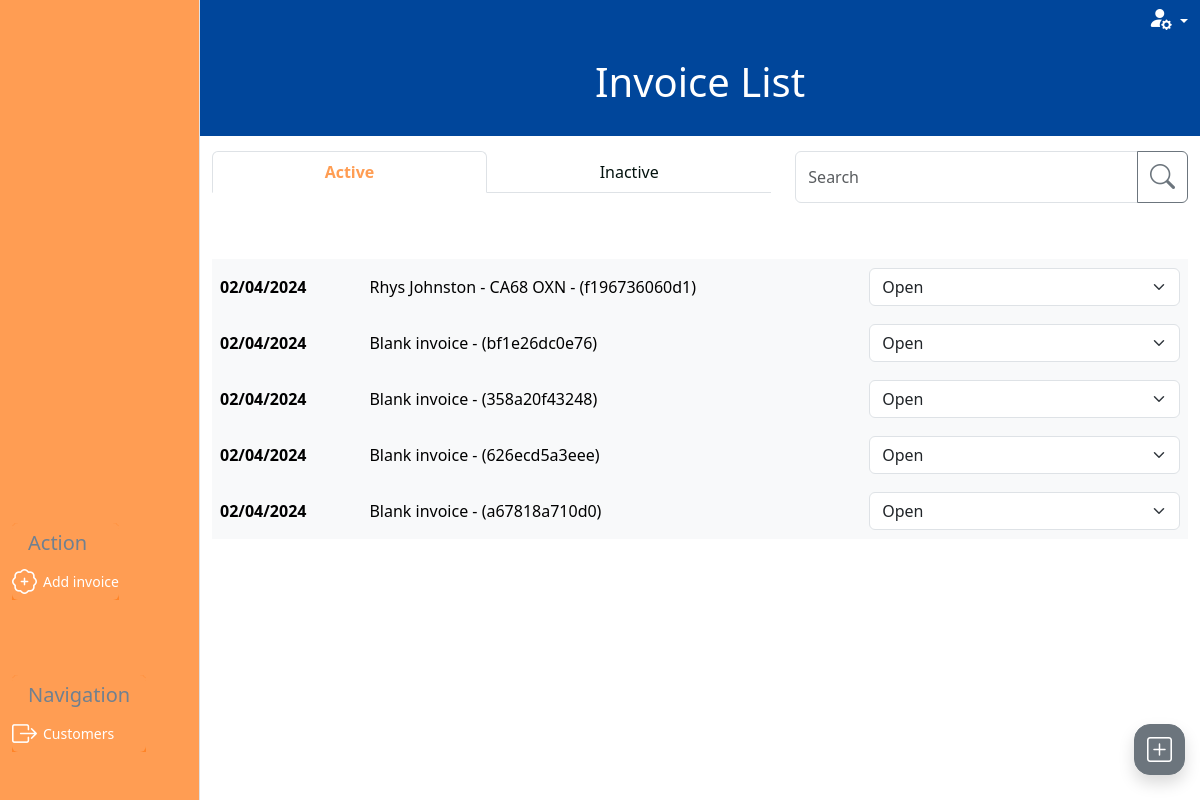
Before: /invoices/invoice_list with the older database file.
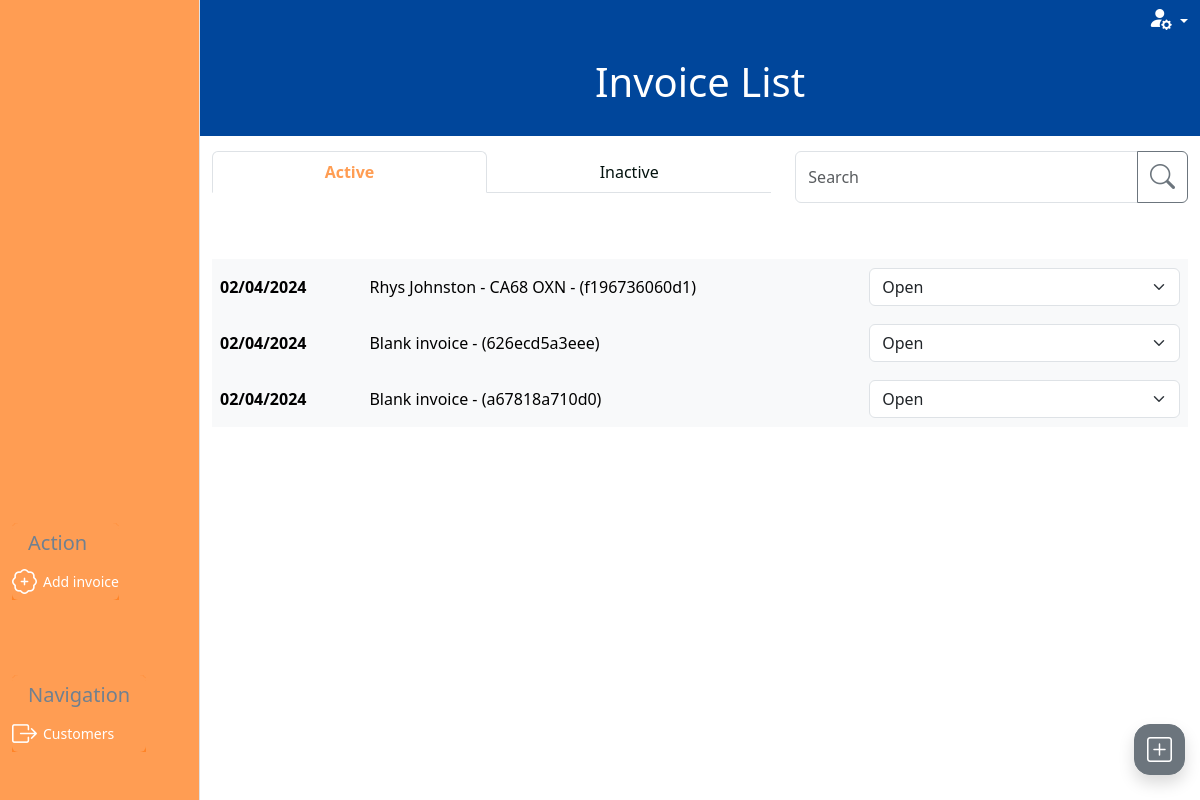
After: the same page with the newer database file.
### invoice/models.py (models this page shows, shortened)
class Invoice(models.Model):
    class InvoiceStatus(models.IntegerChoices):
        WORK_ON_HOLD = 1, 'Work on hold'
        OPEN = 2, 'Open'
        READY_FOR_PROCESSING = 3, 'Ready for processing'
        READY_FOR_VERIFICATION = 4, 'Ready for verification'
        SENT_TO_CUSTOMER = 5, 'Sent to customer'
        COMPLETE = 6, 'Complete'
    inv_number = models.CharField(
        max_length=10, null=True, editable=False)
    inv_integer = models.PositiveIntegerField(null=True, editable=False)
    customer = models.ForeignKey(
        Customer, on_delete=models.PROTECT, related_name='invoices',
        blank=True, null=True)
    vehicle = models.ForeignKey(
        Vehicle, on_delete=models.PROTECT, related_name='invoices',
        blank=True, null=True)
    date_in = models.DateTimeField(blank=True, null=True)
    mileage = models.PositiveIntegerField(blank=True, null=True)
    status = models.PositiveSmallIntegerField(
        choices=InvoiceStatus.choices, blank=True, null=True)
    active = models.BooleanField(default=True, blank=True, null=True)
    parts_total = models.PositiveIntegerField(blank=True, null=True)
    labour_total = models.PositiveIntegerField(blank=True, null=True)
    subtotal = models.PositiveIntegerField(blank=True, null=True)
    vat_total = models.PositiveIntegerField(blank=True, null=True)
    grand_total = models.PositiveIntegerField(blank=True, null=True)
    slug = models.SlugField(max_length=100, unique=True, blank=False, null=False)
    unique_id = models.CharField(null=True, blank=True, max_length=100)
    def __str__(self):
        if self.inv_integer:
            result = f'{self.customer} - {self.vehicle} - {self.inv_number}'
        elif self.customer and self.vehicle:
            result = f'{self.customer} - {self.vehicle} - ({self.unique_id})'
        elif self.customer or self.vehicle:
            result = f'{self.customer or self.vehicle} - ({self.unique_id})'
        else:
            result = f'Blank invoice - ({self.unique_id})'
        return result

### customer/models.py (models this page shows, shortened)
class Customer(models.Model):
    class CustomerType(models.IntegerChoices):
        TRADE = 1, 'Trade'
        PRIVATE = 2, 'Private'
    class PaymentTerms(models.IntegerChoices):
        PIA = 1, 'Payment in advance'
        NET_7 = 2, '7 days'
        NET_14 = 3, '14 days'
        NET_30 = 4, '30 days'
        NET_60 = 5, '60 days'
    name = models.CharField(max_length=20, blank=False, null=False)
    friendly_name = models.CharField(max_length=10, blank=True, null=True)
    type = models.PositiveSmallIntegerField(
        choices=CustomerType.choices, blank=True, null=True)
    address_line_1 = models.CharField(max_length=27, blank=True, null=True)
    address_line_2 = models.CharField(max_length=27, blank=True, null=True)
    city_region = models.CharField(max_length=27, blank=True, null=True)
    postcode = models.CharField(max_length=10, blank=True, null=True)
    contact_number_primary = models.CharField(max_length=20, blank=True, null=True)
    email = models.CharField(max_length=20, blank=True, null=True)
    payment_terms = models.PositiveSmallIntegerField(
        choices=PaymentTerms.choices, blank=True, null=True)
    active = models.BooleanField(default=True, blank=True, null=True)
    slug = models.SlugField(max_length=100, unique=True, blank=False, null=False)
    def __str__(self):
        return self.name

class Vehicle(models.Model):
    customer = models.ForeignKey(
        Customer, blank=False, null=False, on_delete=models.CASCADE)
    registration = models.CharField(max_length=10, null=False, blank=False)
    make = models.CharField(max_length=27, blank=True, null=True)
    model = models.CharField(max_length=27, blank=True, null=True)
    active = models.BooleanField(default=True, blank=True, null=True)
    slug = models.SlugField(max_length=100, unique=True, blank=False, null=False)
    def __str__(self):
        return self.registration

### invoice/views.py (the view, shortened to what this page needs)
# urls.py: path('invoice_list', views.invoice_list, name='invoice_list'),
def invoice_list(request):
    create_invoice_form = InvoiceForm(initial={'status': 2})
    invoices = Invoice.objects.all()
    query = None
    filter_mapping = {
        'active': [2, 3, 4],
        'pending': [5,],
        'inactive': [1, 6]
    }
    filter = 'active'
    if request.method == 'GET':
        if 'filter' in request.GET:
            filter = request.GET['filter']
            if 'q' in request.GET:
                query = request.GET['q']
                if not query:
                    messages.error(request, 'Nothing entered in search bar.')
                    return redirect(reverse('invoice_list'))
                queries = Q(customer__name__icontains=query) | Q(vehicle__registration__icontains=query)
                invoices = invoices.filter(queries)
    status_to_filter = filter_mapping.get(filter)
    invoices=invoices.filter(status__in=status_to_filter)
    all_status_options = dict(Invoice.InvoiceStatus.choices)
    status_mapping = {
        1: (2,),
        2: (3, 1),
        3: (4, 2),
        4: (5, 3),
        5: (6,),
    }
    class_mapping = {
        1: 'table-secondary',
        3: 'table-success',
        4: 'table-warning'
    }
    for invoice in invoices:
        available_status_options = status_mapping.get(invoice.status, {})
        invoice.available_status_options = extract_options(all_status_options, *available_status_options)
    context = {
        'create_invoice_form': create_invoice_form,
        'invoices': invoices,
        'search_term': query,
        'filter_status': filter,
        'table_class_dict': class_mapping
    }
    return render(request, 'invoice/invoice_list.html', context)

### invoice/context_processors.py (called while the page is built)
def user_creds(request):
    return {
        'Mechanic': request.user.groups.filter(name='Mechanic').exists(),
        'Accounts': request.user.groups.filter(name='Accounts').exists(),
        'Foreman': request.user.groups.filter(name='Foreman').exists(),
    }

### invoice/forms.py (called while the page is built)
def add_or_edit_button(slug):
    if slug:
        text = 'Edit'
    else:
        text = 'Create'
    return text

def add_or_edit_path(slug, type):
    if slug:
        path = reverse('edit_'+type, args=[slug])
    else:
        path = reverse('create_'+type)
    return path

def add_or_edit_modal(slug, type, layout):
    if slug:
        layout
    else:
        layout = Modal(
            layout,
            css_id=type+"_modal",
            title="Add "+type.capitalize(),
            css_class="modal-lg h-100 overflow-y-auto"
        )
    return  layout

    def create_option(self, name, value, label, selected, index, subindex=None, attrs=None):
        option = super().create_option(
            name, value, label, selected, index, subindex=subindex, attrs=attrs)
        try:
            instance = self.choices.queryset.get(pk=value.value)
            option_fk = instance.customer.id
            if option_fk:
                option['attrs']['class'] = option_fk
        except:
            option['attrs']['class'] = 'no_customer'
        return option

### invoice/templatetags/custom_tags.py (called while the page is built)
@register.filter
def get_class(value, arg):
    return arg.get(value, 'table-light')

@register.filter
def date_uk(value):
    return formats.date_format(value, "d/m/Y")

### invoice/views.py (called while the page is built)
def extract_options(status_options, *keys_to_keep):
    return {key: status_options[key] for key in keys_to_keep}

### invoice/templates/invoice/invoice_list.html (shortened to what this page needs)
{% extends "base_dashboard.html" %}
{% load static %}
{% load crispy_forms_tags %}
{% load custom_tags %}
{% block css %}
{{ block.super }}
<link rel="stylesheet" href="{% static 'invoice/css/invoice.css' %}">
{% endblock %}
{% block page_heading %}Invoice List{% endblock %}
{% block side_menu_action_items %}
<a type="button" data-bs-toggle="modal" data-bs-target="#invoice_modal" class="btn side-menu-link text-white"><i
        class="bi bi-patch-plus"></i> <span>Add invoice</span></a>
{% endblock side_menu_action_items %}
{% block side_menu_nav_items %}
<a href="{% url 'customer_list' %}" class="btn side-menu-link text-white"><i
        class="bi bi-box-arrow-right"></i><span>Customers</span></a>
{% endblock side_menu_nav_items %}
{% block filter_search %}
<div class="col-7 d-none d-lg-block mb-4">
    <ul class="nav nav-tabs nav-fill" role="navigation">
        <li class="nav-item">
            <a class="nav-link {% if filter_status == 'active' %}active" aria-current="page" {% else %}" {% endif %}
            href="{% url 'invoice_list' %}">Active</a>
        </li>
        <li class="nav-item">
            <a class="nav-link {% if filter_status == 'inactive' %}active" aria-current="page" {% else %}" {% endif %}
            href="{% url 'invoice_list' %}?filter=inactive">Inactive</a>
        </li>
    </ul>
</div>
<div class="col-lg-5 d-none d-lg-block ">
    <form action="{% url 'invoice_list' %}" method="GET">
        {% include 'includes/searchbar.html' %}
    </form>
</div>
{% endblock %}
{% block dashboard_content %}
<table class="table table-hover align-middle invoice-list-table">
    <tbody>
        {% if invoices %}
        {% for invoice in invoices %}
        {% with status=invoice.status %}
        {% if status == 1 and Mechanic or status == 3 and Mechanic %}
        {% elif status == 4 and not Accounts %}
        {% else %}
        <tr class="{{ invoice.status|get_class:table_class_dict }}">
            <th scope="row " class="d-none d-lg-table-cell">
                <a href="{% url 'invoice_summary' invoice.slug %}">{{invoice.date_in|date_uk}}</a>
            </th>
            <td class="d-none d-lg-table-cell">
                <a href="{% url 'invoice_summary' invoice.slug %}">{{invoice}}</a>
            </td>
            <td>
                <form action="{% url 'invoice_list' %}" method="POST" id="invoice_change_status_{{invoice.pk}}">
                    <select class="form-select" aria-label="Default select example" onchange="submitForm(this)"
                        name="status">
                        <option selected disabled>{{invoice.get_status_display}}</option>
                    </select>
                </form>
            </td>
        </tr>
        {% endif %}
        {% endwith %}
        {% endfor %}
        {% else %}
        <div class="text-center">
            <h5>No results</h5>
        </div>
        {% endif %}
    </tbody>
</table>
{% endblock %}

### templates/base_dashboard.html (shortened to what this page needs)
{% extends "base.html" %}
{% load static %}
{% block content %}
<div class="container-fluid vh-100 main-container">
  <div class="row h-100">
    <div class="col-lg-2 d-none d-lg-block side-menu">
      <div class="container-fluid vh-100 border-end">
        <div class="row h-50">
          <div class="col-12"></div>
        </div>
        <div class="row h-25">
          <div class="col-12 action-container side-menu-container d-flex align-items-end">
            <div class="card">
              <div class="card-header">
                <h5 class="card-title menu-title">Action</h5>
              </div>
              <div class="card-body p-0 w-100">
                {% block side_menu_action_items %}
                {% endblock side_menu_action_items %}
              </div>
            </div>
          </div>
        </div>
        <div class="row h-25">
          <div class="mb-5 col-12 navigation-container side-menu-container d-flex align-items-end">
            <div class="card">
              <div class="card-header">
                <h5 class="card-title menu-title">Navigation</h5>
              </div>
              <div class="card-body p-0 w-100">
                {% block side_menu_nav_items %}
                {% endblock side_menu_nav_items %}
              </div>
            </div>
          </div>
        </div>
      </div>
    </div>
    <div class="col-12 col-lg-10 outer-container p-0">
      <header class="container-fluid header-container">
        <div class="row">
          <div class="col text-end">
            <div class="dropdown">
              <a class="dropdown-toggle" href="#" role="button" data-bs-toggle="dropdown" aria-expanded="false">
                <i class="bi bi-person-fill-gear fs-4 text-white"></i>
              </a>
            </div>
          </div>
        </div>
        <div class="row heading-row">
          <div class="col d-flex align-items-center justify-content-center heading-container">
            <h1 class="d-inline">{% block page_heading %}{% endblock %}</h1>
        </div>
        </div>
      </header>
      <div class="container-fluid filter-search-container">
        <div class="row">
          {% block filter_search %}
          {% endblock %}
        </div>
      </div>
      <div class="container dashboard-content-container mt-4">
        <div class="row h-100">
          <div class="col-12">
            {% block dashboard_content %}
            {% endblock %}
          </div>
        </div>
      </div>
    </div>
  </div>
</div>
<div class="dropup mobile-menu-container">
  <button class="btn btn-secondary mobile-menu-button rounded-4 shadow" type="button" data-bs-toggle="dropdown"
      aria-expanded="false">
      <i class="bi bi-plus-square"></i>
  </button>
</div>
{% endblock %}

### templates/base.html (shortened to what this page needs)
{% load static %}
<!doctype html>
<html lang="en">
<head>
  {% block css %}
  <link href="https://cdn.jsdelivr.net/npm/bootstrap@5.3.3/dist/css/bootstrap.min.css" rel="stylesheet"
>
  <link rel="stylesheet" href="https://cdn.jsdelivr.net/npm/bootstrap-icons@1.11.3/font/bootstrap-icons.min.css">
  <link rel="stylesheet" href="{% static 'css/base.css' %}">
  {% endblock %}
</head>
<body>
  {% block content %}
  {% endblock %}
</body>
</html>

### templates/includes/searchbar.html (shortened to what this page needs)
<div class="input-group mb-3">
    <input id="search-bar" type="text" class="form-control" placeholder="Search" aria-label="Search"
        aria-describedby="search-confirm" name="q">
    <button class="btn btn-outline-secondary" type="submit" id="search-confirm"><i class="bi bi-search"></i></button>
</div>

### static/css/base.css (style rules this page uses)
html { height: 100%; overflow: hidden; }
a { color: black; text-decoration: none; }
i { font-size: 25px; }
.side-menu { padding: 0; }
.menu-title { color: slategrey; margin: 0; }
.side-menu .card { border: 0; }
.side-menu { background-color: rgba(255, 124, 26, 0.75) !important; color: white; border: 0; }
.side-menu .card .card-header, .side-menu .card .card-body { background-color: rgba(255, 124, 26, 0.75); border:0; }
.side-menu-link { display: flex; justify-content: end; align-items: center; justify-content: start; font-size: 14px; font-weight: 500; border:none; margin-right: 0px; padding: 0; }
.side-menu-link > i { font-size: 25px; margin-right: 6px; }
.header-container { background-color: #00469B; }
.dropdown-toggle { color: white; }
.heading-container h1 { color:white; }
.heading-row { height: 100px; margin-bottom: 15px; border-radius: 8px; }
.outer-container { overflow-y: auto; height: 100vh; }
tr { line-height: 40px; }
th > a, td > a { text-decoration: none; display:block }
.mobile-menu-container { position: fixed; bottom: 25px; right: 15px; }
.mobile-menu-button { min-height: 3rem; min-width: 3rem; }
.mobile-menu-button i { font-weight: 800; color: white; font-size: 25px; }
.invoice-list-table tr, .invoice-list-table td, .invoice-list-table th, .bottom-row, .bottom-row td { border: none!important; }

### invoice/static/invoice/css/invoice.css (style rules this page uses)
.nav-item .nav-link { color: #03120E; }
.nav-tabs .nav-item .nav-link.active { color: #FF9D53!important; font-weight: 600; }

Changed rows visible on the page:
removed Invoice: date_in "02/04/2024", inv_integer+customer+vehicle "Blank invoice - (bf1e26dc0e76)", status "Open"
removed Invoice: date_in "02/04/2024", inv_integer+customer+vehicle "Blank invoice - (358a20f43248)", status "Open"
